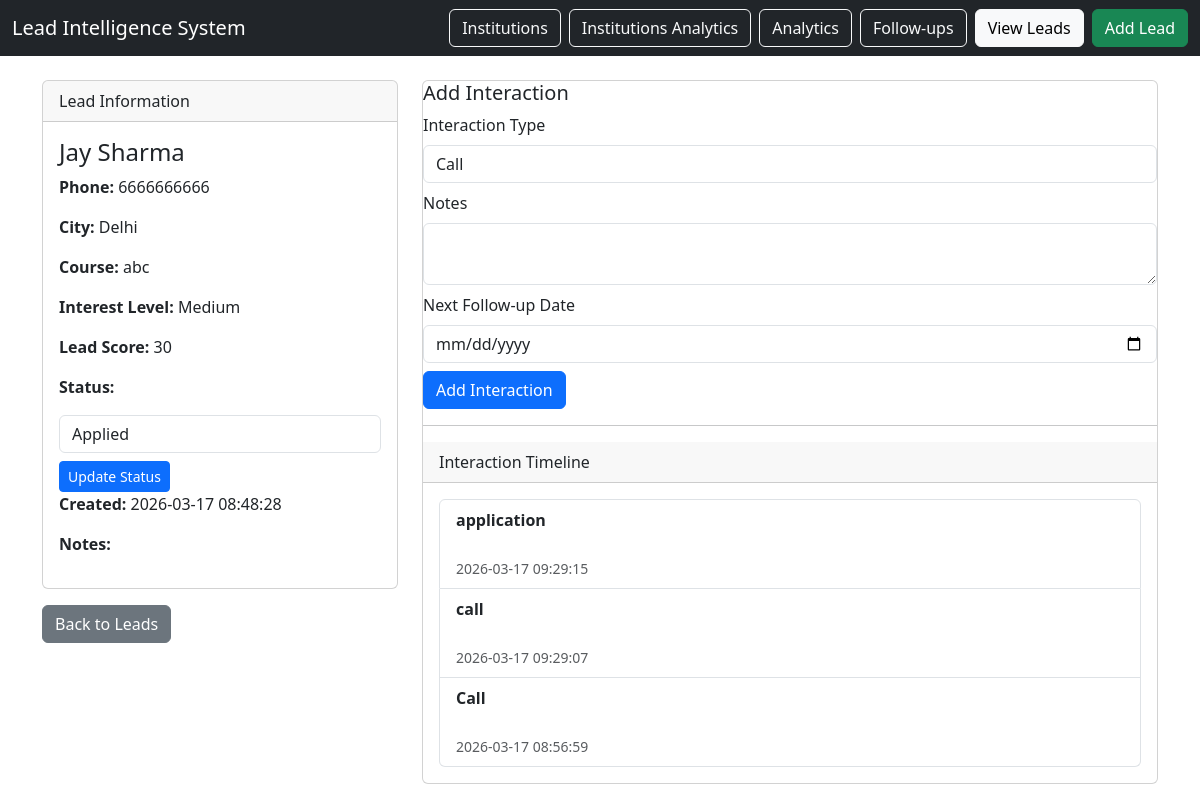
/leads/2, run on an earlier commit of the app's database.
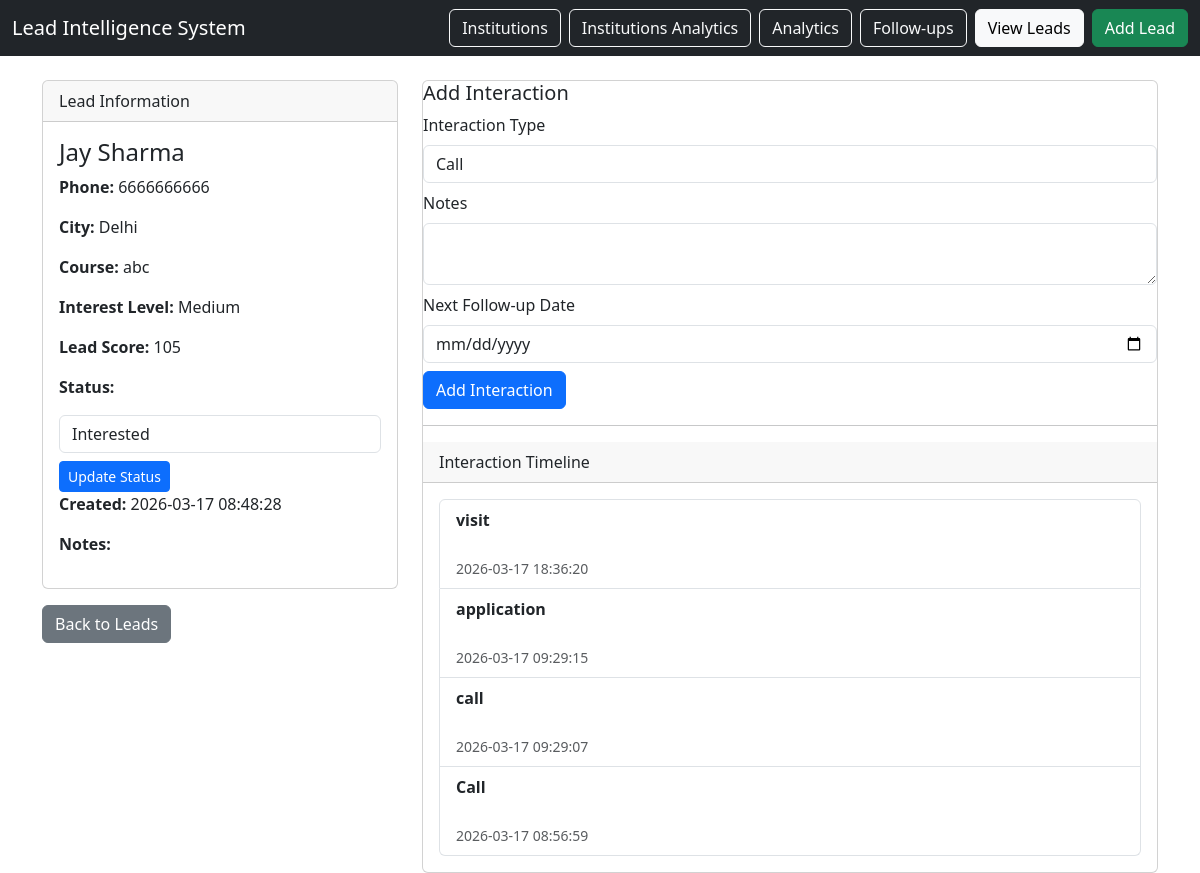
And on a later commit of the database.
### tables this page shows
CREATE TABLE leads (
    lead_id INTEGER PRIMARY KEY AUTOINCREMENT,
    student_name TEXT NOT NULL,
    phone TEXT,
    city TEXT,
    school_id INTEGER,
    coaching_id INTEGER,
    course_interest TEXT,
    lead_source TEXT,
    interest_level TEXT,
    lead_score INTEGER DEFAULT 0,
    status TEXT CHECK(status IN (
        'new',
        'contacted',
        'interested',
        'applied',
        'admitted',
        'lost'
    )) DEFAULT 'new',
    created_at TIMESTAMP DEFAULT CURRENT_TIMESTAMP,
    notes TEXT,

    FOREIGN KEY (school_id) REFERENCES institutions(institution_id),
    FOREIGN KEY (coaching_id) REFERENCES institutions(institution_id)
);

CREATE TABLE interactions (
    interaction_id INTEGER PRIMARY KEY AUTOINCREMENT,
    lead_id INTEGER NOT NULL,
    interaction_type TEXT NOT NULL,
    notes TEXT,
    follow_up_date DATE,
    created_at TIMESTAMP DEFAULT CURRENT_TIMESTAMP,

    FOREIGN KEY (lead_id) REFERENCES leads(lead_id)
);

### app.py (the view)
@app.route("/leads/<int:lead_id>")
def lead_detail(lead_id):
    db = get_db()
    lead = db.execute("""
        SELECT *
        FROM leads
        WHERE lead_id = ?
    """, (lead_id,)).fetchone()
    score = calculate_lead_score(lead)
    db.execute("""
        UPDATE leads
        SET lead_score = ?
        WHERE lead_id = ?
    """, (score, lead_id))
    db.commit()
    interactions = db.execute("""
        SELECT *
        FROM interactions
        WHERE lead_id = ?
        ORDER BY created_at DESC
    """, (lead_id,)).fetchall()
    return render_template(
        "lead_detail.html",
        lead=lead,
        interactions=interactions
    )

### database/db_connection.py (called while the page is built)
def get_db():
    conn = sqlite3.connect(DB_NAME)
    conn.row_factory = sqlite3.Row
    return conn

### templates/lead_detail.html (shortened to what this page needs)
{% extends "base.html" %}
{% block content %}
<div class="row">
<div class="col-4">
<div class="card">
<div class="card-header">
Lead Information
</div>
<div class="card-body">
<h4>{{ lead.student_name }}</h4>
<p><strong>Phone:</strong> {{ lead.phone }}</p>
<p><strong>City:</strong> {{ lead.city }}</p>
<p><strong>Course:</strong> {{ lead.course_interest }}</p>
<p><strong>Interest Level:</strong> {{ lead.interest_level }}</p>
<p><strong>Lead Score:</strong> {{ lead.lead_score }}</p>
<p><strong>Status:</strong></p>
<form method="POST" action="/leads/update_status/{{ lead.lead_id }}">
<select class="form-control mb-2" name="status">
<option value="interested" {% if lead.status == "interested" %}selected{% endif %}>Interested</option>
<option value="applied" {% if lead.status == "applied" %}selected{% endif %}>Applied</option>
</select>
<button class="btn btn-primary btn-sm">
Update Status
</button>
</form>
<p><strong>Created:</strong> {{ lead.created_at }}</p>
<p><strong>Notes:</strong></p>
</div>
</div>
<a href="/leads" class="btn btn-secondary mt-3">
Back to Leads
</a>
</div>
<div class="col-8">
<div class="card">
<h5>Add Interaction</h5>
<form method="POST" action="/interactions/add/{{ lead.lead_id }}">
<div class="mb-2">
<label class="form-label">Interaction Type</label>
<select name="interaction_type" class="form-control" required>
<option value="call">Call</option>
</select>
</div>
<div class="mb-2">
<label class="form-label">Notes</label>
<textarea name="notes" class="form-control"></textarea>
</div>
<div class="mb-2">
<label class="form-label">Next Follow-up Date</label>
<input type="date" name="follow_up_date" class="form-control">
</div>
<button type="submit" class="btn btn-primary">
Add Interaction
</button>
</form>
<hr>
<div class="card-header">
Interaction Timeline
</div>
<div class="card-body">
{% if interactions %}
<ul class="list-group">
{% for i in interactions %}
<li class="list-group-item">
<strong>{{ i.interaction_type }}</strong><br>
{{ i.notes }}<br>
<small class="text-muted">
{{ i.created_at }}
</small>
</li>
{% endfor %}
</ul>
{% else %}
<p class="text-muted">
No interactions recorded yet.
</p>
{% endif %}
</div>
</div>
</div>
</div>
{% endblock %}

### templates/base.html (shortened to what this page needs)
<!DOCTYPE html>
<html>
<head>
    <link
    href="https://cdn.jsdelivr.net/npm/bootstrap@5.3.2/dist/css/bootstrap.min.css"
    rel="stylesheet">
</head>
<body>
<nav class="navbar navbar-dark bg-dark">
<div class="container-fluid">
<a class="navbar-brand" href="/">
Lead Intelligence System
</a>
<div class="d-flex">
<a class="btn btn-outline-light me-2" href="/institutions">
Institutions
</a>
<a class="btn btn-outline-light me-2" href="/institutions/analytics">
Institutions Analytics
</a>
<a class="btn btn-outline-light me-2" href="/analytics">
Analytics
</a>
<a class="btn btn-outline-light me-2" href="/followups">
Follow-ups
</a>
<a class="btn btn-light me-2" href="/leads">
View Leads
</a>
<a class="btn btn-success" href="/leads/add">
Add Lead
</a>
</div>
</div>
</nav>
<div class="container mt-4">
{% block content %}{% endblock %}
</div>
</body>
</html>

What changed in the data, as far as the page shows it:
changed leads "Jay Sharma": lead_score "30" → "105"; status "Applied" → "Interested"
added interactions: interaction_type "visit", created_at "2026-03-17 18:36:20"
